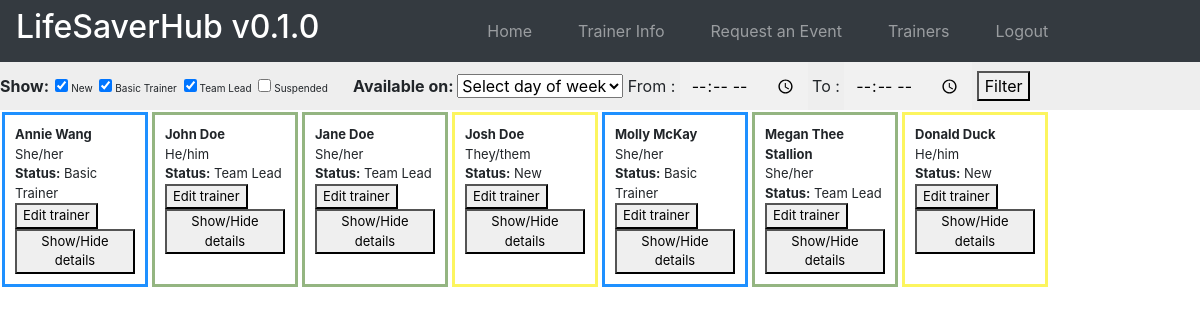
Page /trainer_info (signed in) on the committed database.
### website/models.py (models this page shows)
class Trainer(db.Model):
    id = db.Column(db.Integer, primary_key=True)
    name = db.Column(db.String(50))
    nickname = db.Column(db.String(50))
    date_of_birth = db.Column(db.Date)
    pronouns = db.Column(db.String(50))
    race_ethnicity = db.Column(db.String(100))
    how_did_you_hear = db.Column(db.String(200))
    phone = db.Column(db.String(16))
    text_or_call = db.Column(db.String(16))
    email = db.Column(db.String(50))
    education = db.Column(db.String(100))
    lifesaver_skills = db.Column(db.String(500))
    relevant_exp = db.Column(db.String(500))
    heartsaver_interest = db.Column(db.String(4))
    gen_avail = db.Column(db.String(500))
    hrs_per_month = db.Column(db.Integer)
    languages = db.Column(db.String(50))
    availabilities = db.relationship('TrainerDate', backref = 'trainer', cascade = 'all, delete-orphan', lazy = 'dynamic')
    other_info = db.Column(db.String(1500))
    documents = db.Column(db.String(256))
    status = db.Column(db.String(100))
    assignments = db.relationship('Assignment', backref = 'trainer', cascade = 'all, delete-orphan', lazy = 'dynamic')
    admin_notes = db.Column(db.String(1500))

### website/views.py (the view)
@views.route('/trainer_info', methods=['GET', 'POST'])
@login_required
def trainer_info():
    trainers = Trainer.query.all()
    '''
    for trainer in trainers:
        if trainer.gen_avail:
            trainer.gen_avail.sort(key=lambda date: date.start_date)
    '''
    trainers_data = []
    for trainer in trainers:
        trainers_data.append(trainer.name)
    return render_template("trainer_info.html", user=current_user, trainers=trainers, trainers_data=trainers_data, trainer_colors=trainer_colors)

### website/__init__.py (called while the page is built)
def create_app():
    app = Flask(__name__)
    app.config['SECRET_KEY'] = 'hjshjhdjah kjshkjdhjs'
    app.config['SQLALCHEMY_DATABASE_URI'] = f'sqlite:///{DB_NAME}'
    path = os.getcwd()
    UPLOAD_FOLDER = os.path.join(path, 'doc_uploads')
    if not os.path.isdir(UPLOAD_FOLDER):
        os.mkdir(UPLOAD_FOLDER)
    app.config['UPLOAD_FOLDER'] = UPLOAD_FOLDER
    db.init_app(app)
    from .views import views
    from .auth import auth
    app.register_blueprint(views, url_prefix='/')
    app.register_blueprint(auth, url_prefix='/')
    from .models import User
    with app.app_context():
        db.create_all()
    login_manager = LoginManager()
    login_manager.login_view = 'auth.login'
    login_manager.init_app(app)
    @login_manager.user_loader
    def load_user(id):
        return User.query.get(int(id))
    return app

### website/templates/trainer_info.html (shortened to what this page needs)
{% extends "base.html" %} {% block title %}Home{% endblock %} {% block content
    %}
    <div class="trainer-info-container">
        <ul class="filterSection">
            <strong>Show:</strong>
            <li>
                <input checked="true" type="checkbox" value="New"/>
                <label>New</label>
            </li>
            <li>
              <input checked="true" type="checkbox" value="Basic Trainer">
              <label>Basic Trainer</label>
          </li>
            <li>
                <input checked="true" type="checkbox" value="Team Lead"/>
                <label>Team Lead</label>
            </li>
            <li>
                <input type="checkbox" value="Suspended"/>
                <label>Suspended</label>
            </li>
            <strong>Available on: </strong>
            <select name="dayOfWeek" id="dayOfWeek">
              <option value="" selected>Select day of week</option>
            </select>
            <label for= "start_time">From :</label>
            <input type="time" name="start_time"/>
            <label for= "end_time">To :</label>
            <input type="time" name="end_time"/>
            <button onClick="">Filter</button>
        </ul>
        </div>
        <ul class="list-group list-group-flush" id="trainerInfoFilter">
          {% for trainer in trainers %}
          <li
            id="trainer_{{trainer.id}}"
            data-type="{{trainer.status}}"
            class="list-group-item {% if trainer.status == 'Suspended' %} hideItem {% endif %}"
            style="display: inline-block; border-width: 3px;"
          >
          <strong>{{trainer.nickname}}</strong><br>
          {{trainer.pronouns}}
          <div class="update-status"><strong>Status:</strong> {{trainer.status}} <br>
            <button id="{{trainer.name}}"class="update-trainer-option" onClick="showOrHideDropdown(this.id,'update_div')">Edit trainer</button></div>
          <div class="trainer-details">
            <button id="details_{{trainer.id}}"class="show-trainer-details" onClick="showOrHideDropdown(this.id,'trainer')">Show/Hide details</button>
          </div>
          </li>
          {% endfor %}
        </ul>
      </div>
{% endblock %}>

### website/static/styles/web.css (style rules this page uses)
.trainer-info-container { box-sizing: border-box !important; width: 100% !important; justify-content: center !important; align-items: center !important; max-width: none !important; }
.list-group-item { margin: 2px !important; padding: 10px !important; font-size: small; }
#trainerInfoFilter { display: grid; grid-template-columns: repeat(8, 1fr); grid-gap: 0px; }
body { margin: 0; justify-content: center; align-items: center; }
.filterSection li { list-style: none; margin: 0px; padding: 2px; font-size:10px; display: inline; }
.filterSection { margin: 0px; padding: 0px; background-color: #EEEEEE; }
input { border: 1px solid transparent; background-color: #f1f1f1; padding: 10px; font-size: 16px; }

### rows in the picture
Trainer: nickname "Annie Wang", pronouns "She/her", status "Basic Trainer"
Trainer: nickname "John Doe", pronouns "He/him", status "Team Lead"
Trainer: nickname "Jane Doe", pronouns "She/her", status "Team Lead"
Trainer: nickname "Josh Doe", pronouns "They/them", status "New"
Trainer: nickname "Molly McKay", pronouns "She/her", status "Basic Trainer"
Trainer: nickname "Megan Thee Stallion", pronouns "She/her", status "Team Lead"
Trainer: nickname "Donald Duck", pronouns "He/him", status "New"
